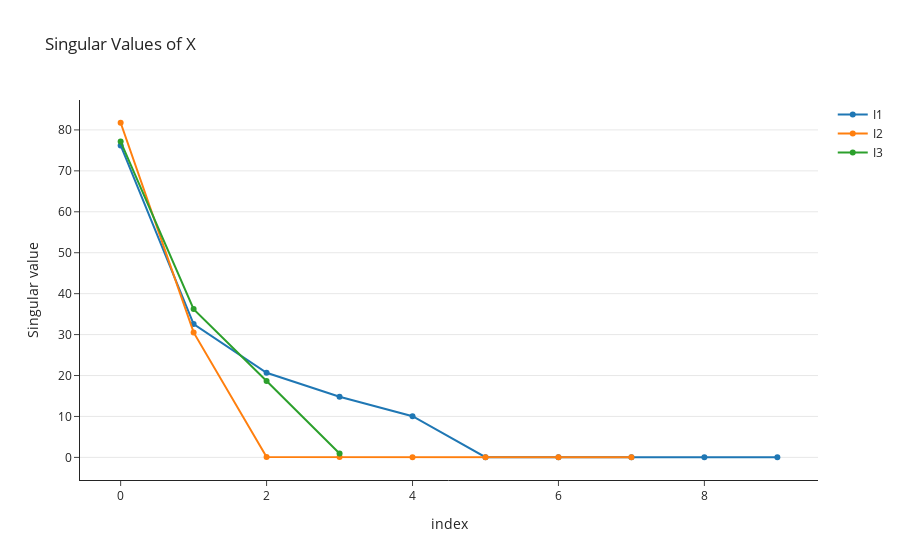

Write notebook code for a chart like this one.
### Code cell
import plotly.graph_objects as go

S, U = HOSVD(X)

fig = go.Figure(
    layout=go.Layout(
        title="Singular Values of X",
        template="simple_white"))

fig.add_trace(go.Scatter(x=[i for i in range(S.shape[0])], 
                         y=[norm(S[i,:,:], 'fro') for i in range(S.shape[0])], 
                         mode='lines+markers', name='I1'))

fig.add_trace(go.Scatter(x=[i for i in range(S.shape[1])], 
                         y=[norm(S[:,i,:], 'fro') for i in range(S.shape[1])], 
                         mode='lines+markers', name='I2'))

fig.add_trace(go.Scatter(x=[i for i in range(S.shape[2])], 
                         y=[norm(S[:,:,i], 'fro') for i in range(S.shape[2])], 
                         mode='lines+markers', name='I3'))


fig.update_yaxes(title='Singular value', showgrid=True)
fig.update_xaxes(title='index')

fig.show()

### Figure 1 — Plotly figure (JSON) as saved in the notebook; plotly's stock layout.template omitted (floating-point values rounded to 4 significant figures)
{"data": [{"mode": "lines+markers", "name": "I1", "type": "scatter", "x": [0, 1, 2, 3, 4, 5, 6, 7, 8, 9], "y": [76.2, 32.58, 20.67, 14.82, 10.06, 0.06397, 0.05947, 0.05733, 0.0387, 0.0357]}, {"mode": "lines+markers", "name": "I2", "type": "scatter", "x": [0, 1, 2, 3, 4, 5, 6, 7], "y": [81.75, 30.53, 0.09247, 0.07112, 0.06045, 0.05694, 0.05097, 0.04979]}, {"mode": "lines+markers", "name": "I3", "type": "scatter", "x": [0, 1, 2, 3], "y": [77.16, 36.22, 18.65, 0.951]}], "layout": {"title": {"text": "Singular Values of X"}, "xaxis": {"title": {"text": "index"}}, "yaxis": {"showgrid": true, "title": {"text": "Singular value"}}}}
